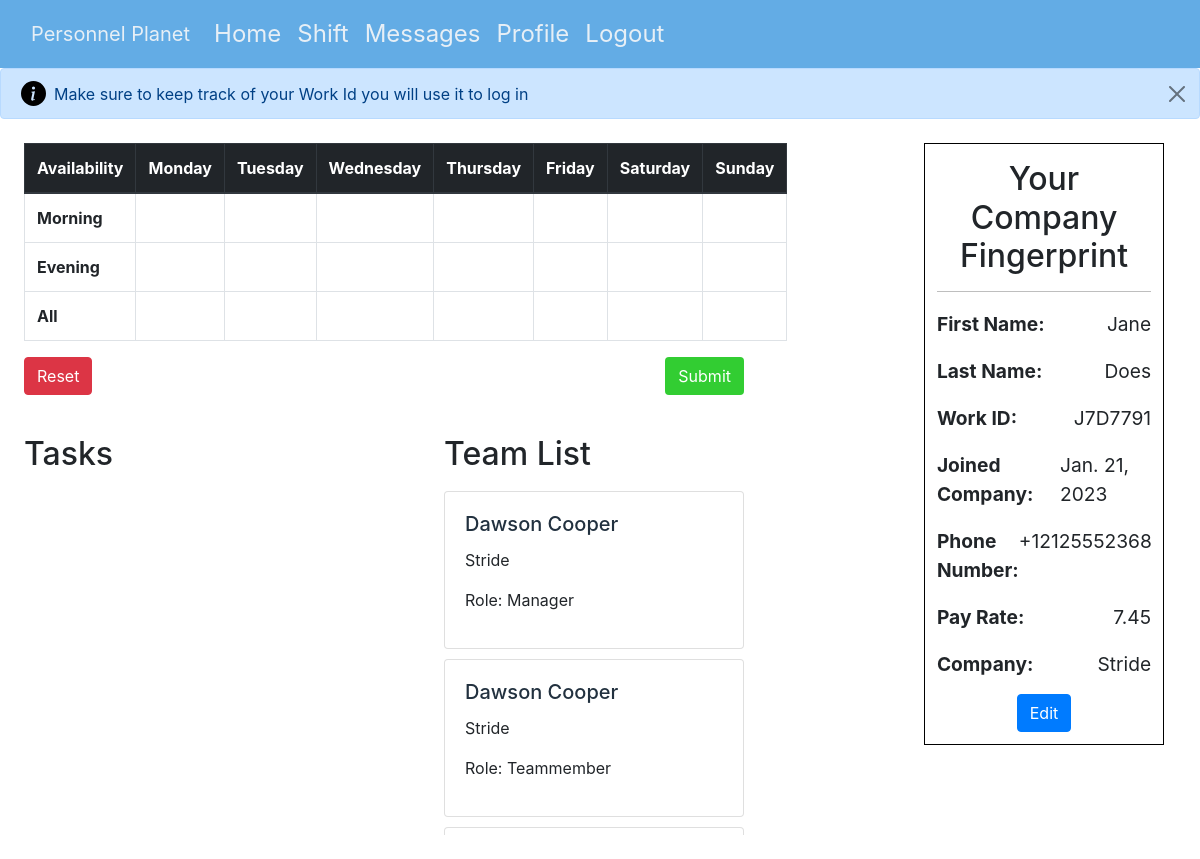
The app's page /profile (signed in) with its own data.
### personnelPlanet/models.py (models this page shows, shortened)
class User(AbstractUser):
    workId = models.CharField(max_length=10, default='000000')
    phoneNumber = PhoneNumberField(default='(555) 555 5555')
    payRate = models.FloatField(default=7.45)
    isEmployer = models.BooleanField(default=False)
    hoursWorked = models.FloatField(default=0)
    company = models.CharField(max_length=25, null=True)
    totalHours = models.IntegerField(null=True, default=0)

### personnelPlanet/views.py (the view, shortened to what this page needs)
# urls.py: path('profile', views.profile, name='profile'),
@login_required(login_url='/login')
def profile(request):
    context = {}
    empList = User.objects.filter(
        company=request.user.company).all().values("id", "first_name", "last_name", 'workId', 'isEmployer')
    print(empList)
    if empList:
        context['employees'] = empList
    context['form'] = RegisterForm
    return render(request, 'profile.html', {
        'context': context})

### personnelPlanet/templates/profile.html (shortened to what this page needs)
{% extends 'layout.html' %} {% block body %}
<div id='profile-body'>
  <div class="alert alert-primary d-flex align-items-center" role="alert">
    <div>
      Make sure to keep track of your Work Id you will use it to log in
    </div>
    <button id='close-tab-alert' type="button" class="btn-close" data-bs-dismiss="alert" aria-label="Close"></button>
  </div>
<div id="availability">
  <table id="avail-table" class="table table-bordered">
    <thead class="thead-dark">
      <tr>
        <th scope="col">Availability</th>
        <th scope="col">Monday</th>
        <th scope="col">Tuesday</th>
        <th scope="col">Wednesday</th>
        <th scope="col">Thursday</th>
        <th scope="col">Friday</th>
        <th scope="col">Saturday</th>
        <th scope="col">Sunday</th>
      </tr>
    </thead>
    <tbody>
      <tr>
        <th scope="row">Morning</th>
        <td class="avail-cell" id="morning-monday"></td>
        <td class="avail-cell" id="morning-tuesday"></td>
        <td class="avail-cell" id="morning-wednesday"></td>
        <td class="avail-cell" id="morning-thursday"></td>
        <td class="avail-cell" id="morning-friday"></td>
        <td class="avail-cell" id="morning-saturday"></td>
        <td class="avail-cell" id="morning-sunday"></td>
      </tr>
      <tr>
        <th scope="row">Evening</th>
        <td class="avail-cell" id="evening-monday"></td>
        <td class="avail-cell" id="evening-tuesday"></td>
        <td class="avail-cell" id="evening-wednesday"></td>
        <td class="avail-cell" id="evening-thursday"></td>
        <td class="avail-cell" id="evening-friday"></td>
        <td class="avail-cell" id="evening-saturday"></td>
        <td class="avail-cell" id="evening-sunday"></td>
      </tr>
      <tr>
        <th scope="row">All</th>
        <td class="avail-cell" id="all-monday"></td>
        <td class="avail-cell" id="all-tuesday"></td>
        <td class="avail-cell" id="all-wednesday"></td>
        <td class="avail-cell" id="all-thursday"></td>
        <td class="avail-cell" id="all-friday"></td>
        <td class="avail-cell" id="all-saturday"></td>
        <td class="avail-cell" id="all-sunday"></td>
      </tr>
    </tbody>
  </table>
  <div id="profile-buttons">
    <button type="button" id="reset-avail" class="btn btn-danger">Reset</button>
    <button type="button" id="submit-avail" class="btn">Submit</button>
  </div>
  <div id='profile-user-info'>
    <h2 style='text-align: center; padding-top: 2%;'>Your Company Fingerprint</h2>
    <hr style='background-color: black;'>
    <p class='user-info-items'><strong>First Name:</strong> {{ user.first_name }}</p>
    <p class='user-info-items'><strong>Last Name:</strong> {{ user.last_name }}</p>
    <p class='user-info-items'><strong>Work ID:</strong> {{ user.workId }}</p>
    <p class='user-info-items'><strong>Joined Company:</strong> {{ user.date_joined.date }}</p>
    <p class='user-info-items'><strong>Phone Number:</strong> {{ user.phoneNumber }}</p>
    <p class='user-info-items'><strong>Pay Rate:</strong> {{ user.payRate }}</p>
    <p class='user-info-items'><strong>Company:</strong> {{ user.company }}</p>
    <div id='edit-fingerprint-wrapper'>
      <button type="button" id='edit-fingerprint' class="btn btn-primary" data-bs-toggle="modal" data-bs-target="#editFPmodal">Edit</button>
    </div>
  </div>
  <div id='task-container'>
    <div id='existing-tasks'>
      <h2>Tasks</h2>
    </div>
    <div id='employees'>
      <h2>Team List</h2>
      {% for emp in context.employees %}
      <section>
      <div class="card">
        <div class="card-body">
          <h5 class="card-title">{{ emp.first_name }} {{ emp.last_name }}</h5>
          <p class="card-text">{{ user.company }}</p>
          <p>{% if emp.isEmployer %}
            Role: Manager
            {% else %}
            Role: Teammember
            {% endif %}
          </p>
        </div>
      </div>
    </section>
      {% endfor %}
    </div>
  </div>
</div>
</div>
{% endblock %}

### personnelPlanet/static/style.css (style rules this page uses)
:root { --my-lightblue: #63ACE5; --ebony-clay: #22313f; --mobile-form-width: 75vw; }
html { font-family: 'Space Grotesk', sans-serif !important; height: 100vh; width: 100vw; }
body { height: 100vh; width: 100vw; overflow-x: hidden; }
#availability { position: relative; margin: 2%; width: 99vw; }
#avail-table { width: 60vw; display:table; }
.avail-cell { display: table-cell; }
#submit-avail { background-color: limegreen; color: white; }
#profile-buttons { display: flex; justify-content: space-between; width: 60vw; }
#profile-user-info { position: absolute; height: auto; width: 20vw; border: 1px solid black; right: 0; top: 0; margin-right: 4vw; font-size: 1.2rem; padding: 1%; }
.user-info-items { padding-top: 1%; display: flex; justify-content: space-between; }
#edit-fingerprint-wrapper { text-align: center; }
#task-container { margin-top: 5vh; width: 60vw; display: flex; justify-content: flex-start; gap: 10vw; height: 50vh; }
#existing-tasks { display: flex; flex-direction: column; gap: 10px; width: 19rem; overflow-y: scroll; scroll-behavior: smooth; scrollbar-width: none; scrollbar-color: lightgrey white; }
#employees { display: flex; flex-direction: column; gap: 10px; width: 19rem; overflow-y: scroll; scroll-behavior: smooth; scrollbar-width: none; scrollbar-color: lightgrey white; }
#profile-body { overflow-x: hidden; }
#close-tab-alert { position: absolute; right: 10px; }
.card-title { color: var(--ebony-clay); }

### records on screen
User: first_name "Jane", last_name "Does", workId "J7D7791", date_joined "Jan. 21, 2023", phoneNumber "+12125552368", payRate "7.45", company "Stride"
User: first_name "Dawson", last_name "Cooper", isEmployer "Role: Manager"
User: first_name "Dawson", last_name "Cooper", isEmployer "Role: Teammember"
